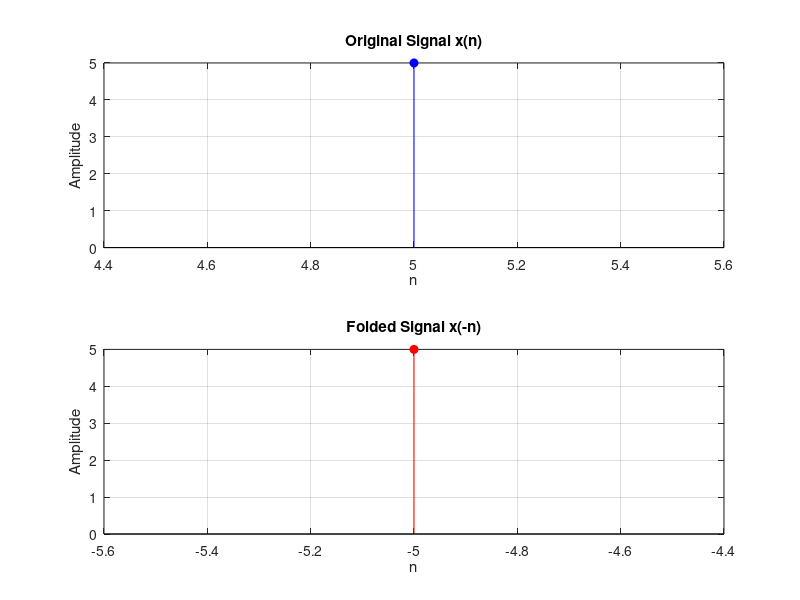

The MATLAB source for this figure:
clc;
clear;
close all;

% Step 1: Take user input for signal and index
n = input('Enter the time indices (e.g., -2:2): ');
x = input('Enter the signal values (same length as indices): ');

% Step 2: Fold (time-reverse) the signal
x_folded = fliplr(x);       % reverses signal values
n_folded = -fliplr(n);      % reverses and negates indices

% Step 3: Plot the original signal
subplot(2,1,1);
stem(n, x, 'b', 'filled');
title('Original Signal x(n)');
xlabel('n');
ylabel('Amplitude');
grid on;

% Step 4: Plot the folded signal
subplot(2,1,2);
stem(n_folded, x_folded, 'r', 'filled');
title('Folded Signal x(-n)');
xlabel('n');
ylabel('Amplitude');
grid on;
%Lab 07:Folding a discrete signal